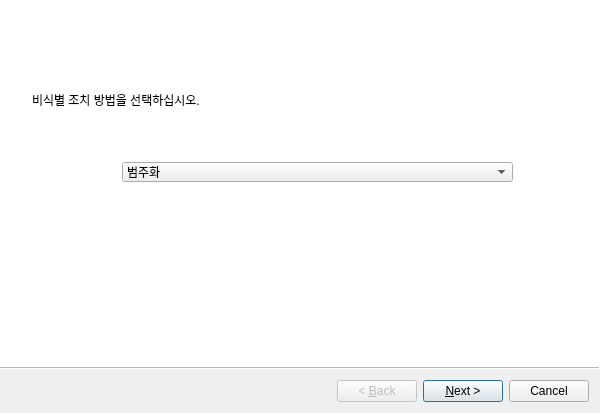
<?xml version="1.0" encoding="UTF-8"?>
<ui version="4.0">
 <class>Wizard</class>
 <widget class="QWizard" name="Wizard">
  <property name="geometry">
   <rect>
    <x>0</x>
    <y>0</y>
    <width>600</width>
    <height>413</height>
   </rect>
  </property>
  <property name="windowTitle">
   <string>레벨</string>
  </property>
  <property name="wizardStyle">
   <enum>QWizard::ModernStyle</enum>
  </property>
  <widget class="QWizardPage" name="wizardPage1">
   <widget class="QLabel" name="label">
    <property name="geometry">
     <rect>
      <x>30</x>
      <y>90</y>
      <width>321</width>
      <height>16</height>
     </rect>
    </property>
    <property name="text">
     <string>비식별 조치 방법을 선택하십시오.</string>
    </property>
   </widget>
   <widget class="QComboBox" name="comboBox">
    <property name="geometry">
     <rect>
      <x>120</x>
      <y>160</y>
      <width>391</width>
      <height>20</height>
     </rect>
    </property>
    <item>
     <property name="text">
      <string>범주화</string>
     </property>
    </item>
    <item>
     <property name="text">
      <string>마스킹</string>
     </property>
    </item>
    <item>
     <property name="text">
      <string>휴리스틱 가명화</string>
     </property>
    </item>
    <item>
     <property name="text">
      <string>암호화</string>
     </property>
    </item>
    <item>
     <property name="text">
      <string>교환</string>
     </property>
    </item>
    <item>
     <property name="text">
      <string>전체 총계</string>
     </property>
    </item>
    <item>
     <property name="text">
      <string>부분 총계</string>
     </property>
    </item>
    <item>
     <property name="text">
      <string>올림/내림</string>
     </property>
    </item>
    <item>
     <property name="text">
      <string>재배열</string>
     </property>
    </item>
    <item>
     <property name="text">
      <string>삭제</string>
     </property>
    </item>
    <item>
     <property name="text">
      <string>랜덤 라운딩</string>
     </property>
    </item>
    <item>
     <property name="text">
      <string>제어 라운딩</string>
     </property>
    </item>
    <item>
     <property name="text">
      <string>새 항목</string>
     </property>
    </item>
    <item>
     <property name="text">
      <string>임의 잡음 추가</string>
     </property>
    </item>
    <item>
     <property name="text">
      <string>공백/대체</string>
     </property>
    </item>
   </widget>
  </widget>
  <widget class="QWizardPage" name="wizardPage2">
   <widget class="QRadioButton" name="radioButton">
    <property name="geometry">
     <rect>
      <x>130</x>
      <y>130</y>
      <width>131</width>
      <height>16</height>
     </rect>
    </property>
    <property name="text">
     <string>한국 성씨 비율 적용</string>
    </property>
   </widget>
   <widget class="QRadioButton" name="radioButton_2">
    <property name="geometry">
     <rect>
      <x>130</x>
      <y>150</y>
      <width>131</width>
      <height>16</height>
     </rect>
    </property>
    <property name="text">
     <string>균일 비율</string>
    </property>
   </widget>
   <widget class="QLabel" name="label_2">
    <property name="geometry">
     <rect>
      <x>60</x>
      <y>110</y>
      <width>56</width>
      <height>12</height>
     </rect>
    </property>
    <property name="text">
     <string>성씨 비율</string>
    </property>
   </widget>
   <widget class="QLabel" name="label_3">
    <property name="geometry">
     <rect>
      <x>10</x>
      <y>20</y>
      <width>101</width>
      <height>16</height>
     </rect>
    </property>
    <property name="font">
     <font>
      <family>Agency FB</family>
      <weight>75</weight>
      <bold>true</bold>
     </font>
    </property>
    <property name="text">
     <string>휴리스틱 가명화</string>
    </property>
   </widget>
  </widget>
 </widget>
 <resources/>
 <connections/>
</ui>
